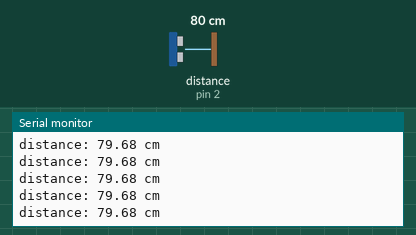
Simulated run of this sketch. Board: Arduino Uno, built with avr-gcc and run on an emulated ATmega328P. Shown: the last lines printed to the serial monitor. Wiring (inferred from the names in the program): ultrasonic range finder: trigger pin 3; echo pin 2. The test bench sets the inputs (shaded band); at power-on: distance to the obstacle (sensor on pin 2) 80 cm. The echo pulse lasts 58.3 µs per cm.

Above: at 1.2 s.
1.3 s: distance to the obstacle (sensor on pin 2) set to 2 cm
At 1.38 s:
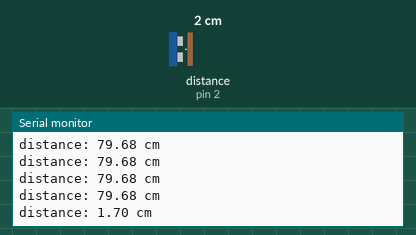
2.8 s: distance to the obstacle (sensor on pin 2) set to 4 cm
At 2.8 s:
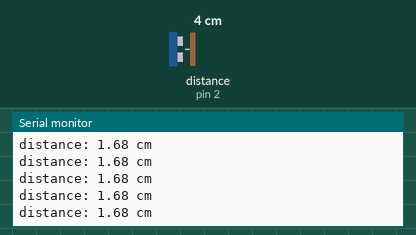
Timing chart, 0 to 5.8 s (numbered marks = the images above; inputs shaded):
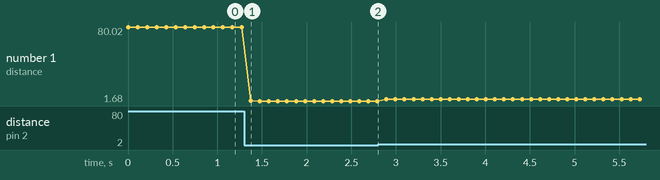

The sketch:

waterproof_ultrasonic.ino
```cpp
// Define connections to sensor
#define TRIGPIN 3
#define ECHOPIN 2
byte VCC = 4;
byte GND = 7;

#define MAX_TANK_DEPTH 150//in cm
#define ADJUSTER 30//in cm
#define sample_array_size 10 // amount of samples need o be sampled
#define MIN_DETECTION_DIST 22
#define MAX_VALUE 600
// Floats to calculate distance
float duration, distance;
float prev_sample, currrent_sample;

void setup() {
  // put your setup code here, to run once:
  Serial.begin(115200);

  pinMode(VCC, OUTPUT);
  pinMode(GND, OUTPUT);
  digitalWrite(VCC, HIGH);
  digitalWrite(GND, LOW);

  // Set pinmodes for sensor connections
  pinMode(ECHOPIN, INPUT);
  pinMode(TRIGPIN, OUTPUT);
}

void loop() {
  // put your main code here, to run repeatedly:
    // Set the trigger pin LOW for 2uS
  digitalWrite(TRIGPIN, LOW);
  delayMicroseconds(2);

  // Set the trigger pin HIGH for 20us to send pulse
  digitalWrite(TRIGPIN, HIGH);
  delayMicroseconds(20);

  // Return the trigger pin to LOW
  digitalWrite(TRIGPIN, LOW);

  // Measure the width of the incoming pulse
  duration = pulseIn(ECHOPIN, HIGH);

  // Determine distance from duration
  // Use 343 metres per second as speed of sound
  // Divide by 1000 as we want millimeters

  //distance = (duration / 2) * 0.343;
  distance = (duration / 2) * 0.0343;

  // Print result to serial monitor
  Serial.print("distance: ");
  Serial.print(distance);
  Serial.println(" cm ");

  // Serial.print("duration: ");
  // Serial.print(duration);
  // Serial.println(" s");

  // Delay before repeating measurement
  delay(100);

  return distance;

}
```

Measured:
- after the input at 1.3 s, the serial monitor: prints a new line after 0.08 s (image 1)
- plotted number 1: 79.68 → 1.68 after the input at 1.3 s, 1.68 → 3.69 after the input at 2.8 s
